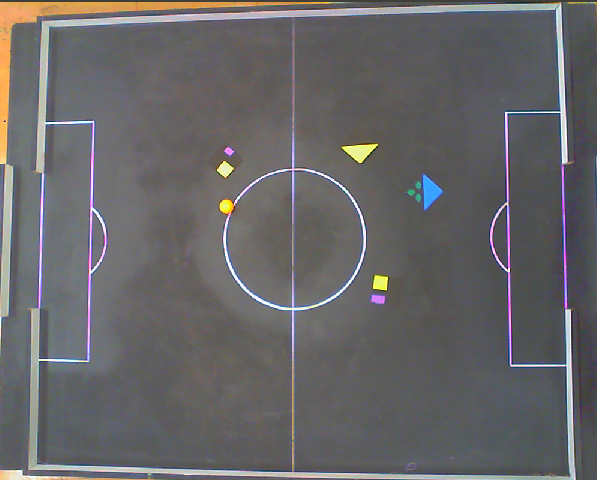
//> input picture Imagens/campo_bonito_2.png, 597 x 480 px
$ ./transform   (built with g++ and OpenCV 4)
//> lines starting //> are read from the running program, lines starting //| are printed output that depends on the picture; after the words box and inside, x2 and y2 are one past the last pixel; in counts of white or black regions, pixels touching at a corner belong together
#include <opencv2/core/core.hpp>
#include <opencv2/imgproc.hpp>
#include <opencv2/opencv.hpp>
#include <opencv2/highgui/highgui.hpp>
#include <iostream>
#include <unistd.h>

using namespace cv;
using namespace std;

int sq(int x) { return x*x; }

//Input and Output Image;
Mat input, output;

void find_border(Point2f &p, int x, int y, int dx, int dy, const Mat &img)
{
    while(!img.at<uchar>(y,x) )
    {
    circle(input, Point(x,y), 1, (0,255,0), -1);
        printf("%d %d\n", x, y);
        x += dx, y += dy;
        if(x < 0 || x >= img.cols || y < 0 || y >= img.rows)
        {
            x = max(x, 0);
            x = min(x, img.cols - 1);

            y = max(y, 0);
            y = min(y, img.rows - 1);

            dx *= -1, dy *= -1;
        }
    }
    printf("%d\n", (int) img.at<uchar>(y,x));
    p = Point2f(x, y);
}

int main( )
{
    // Input Quadilateral or Image plane coordinates
    int threshold = 100;
    int thresholdProp = 1;
    int apertureSize = 1;
    int L2gradient = true;

    Point2f inputQuad[4];
    // Output Quadilateral or World plane coordinates
    Point2f outputQuad[4];

    // Lambda Matrix
    Mat lambda( 2, 4, CV_32FC1 );

    //Load the image
    input = imread( "Imagens/campo_bonito_2.png", 1 );
//> input is the input picture: 480 rows x 597 cols, CV_8UC3; mean B, G, R 103.6, 102, 103.1
    // Set the lambda matrix the same type and size as input
    lambda = Mat::zeros( input.rows, input.cols, input.type() );


    Mat imagem_hsv = Mat::zeros(input.size(), CV_8UC3);
    cvtColor(input, imagem_hsv, COLOR_BGR2HSV);
//> imagem_hsv: 480 rows x 597 cols, CV_8UC3; mean H, S, V 82.8, 27.3, 109.8

    vector<Mat> channelHSV;
    split(imagem_hsv, channelHSV);
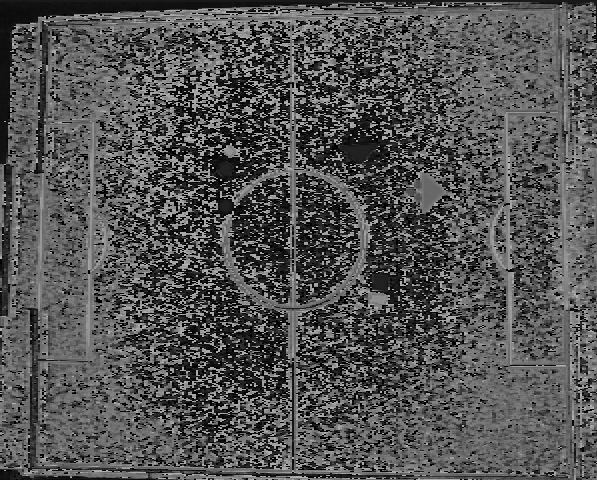
//> channelHSV[0]: 480 rows x 597 cols, CV_8UC1; min 0, max 179, mean 82.8
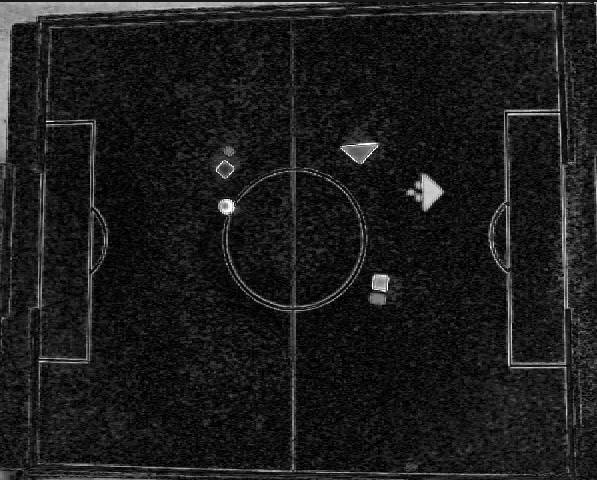
//> channelHSV[1]: 480 rows x 597 cols, CV_8UC1; min 0, max 255, mean 27.3


    Mat imagemBranco;
    inRange(imagem_hsv, Scalar(0, 0, 150), Scalar(255, 50, 230), imagemBranco);    //Display input and output
//> imagemBranco: 480 rows x 597 cols, CV_8UC1; 3.6% white; 191 white regions (184 under 20 px), largest, box (x1, y1, x2, y2) and area: (36, 4, 568, 173) 4477, (28, 308, 576, 480) 3890, (0, 163, 13, 317) 1212


  /// Apply the erosion operation
  int erosion_size = 1;
  erode( imagemBranco, imagemBranco, getStructuringElement( MORPH_ELLIPSE,
                                       Size( 2*erosion_size + 1, 2*erosion_size+1 ),
                                       Point( erosion_size, erosion_size ) ) );
  erosion_size = 2;
  dilate( imagemBranco, imagemBranco, getStructuringElement( MORPH_RECT,
                                       Size( 2*erosion_size + 1, 2*erosion_size+1 ),
                                       Point( erosion_size, erosion_size ) ) );
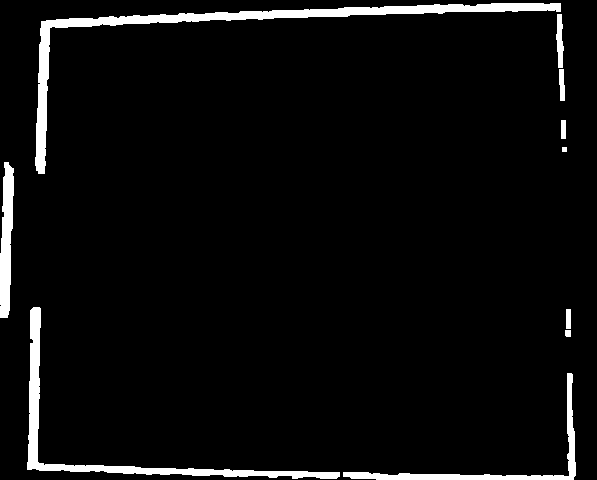
//> imagemBranco: 480 rows x 597 cols, CV_8UC1; 4.7% white; 10 white regions, largest, box (x1, y1, x2, y2) and area: (35, 3, 561, 174) 5673, (27, 307, 340, 479) 3594, (343, 373, 576, 480) 1913


    // The 4 points that select quadilateral on the input , from top-left in clockwise order
    // These four pts are the sides of the rect box used as input

    find_border(inputQuad[0], 0, 0, -1, 1, imagemBranco);
//> the loop in find_border, `while(!img.at<uchar>(y,x) )` made 1974 passes
//> (x, y, dx, dy) on passes 3, 6, 10, 15, 21, 28, 36, 45, 55, 66, 78, 91: (2, 0, -1, 1), (0, 3, 1, -1), (4, 0, -1, 1), (0, 5, 1, -1), (6, 0, -1, 1), (0, 7, 1, -1), (8, 0, -1, 1), (0, 9, 1, -1), (10, 0, -1, 1), (0, 11, 1, -1), (12, 0, -1, 1), (0, 13, 1, -1)
//> (dx, dy) on pass 1: (1, -1)
//| 0 0
//| 0 1
//| 1 0
//| 2 0
//| 1 1
//| 0 2
//| 0 3
//| 1 2
//> (output is shown up to pass 8 of 1974)
//> after the loop in find_border, `while(!img.at<uchar>(y,x) )`:
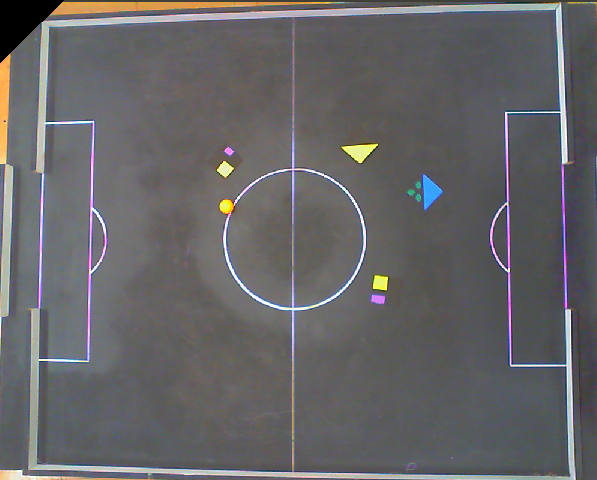
//> input: 480 rows x 597 cols, CV_8UC3; 0.71% of pixels changed, all inside (x1, y1, x2, y2) = (0, 0, 64, 63)
//> after the loop in find_border, `while(!img.at<uchar>(y,x) )`: x = 41; y = 21; dx = -1; dy = 1
//| 255
//> in find_border, `p = Point2f(x, y);`: p = Point(41, 21)
//> inputQuad = 4 Points (x, y): [41, 21], [0, 0], [0, 0], [0, 0]
    find_border(inputQuad[1], input.cols - 1, 0, 1, 1, imagemBranco);
//> the loop in find_border (call 2), `while(!img.at<uchar>(y,x) )` made 816 passes
//> (x, y, dx, dy) on passes 3, 6, 10, 15, 21, 28, 36, 45, 55, 66, 78, 91: (594, 0, 1, 1), (596, 3, -1, -1), (592, 0, 1, 1), (596, 5, -1, -1), (590, 0, 1, 1), (596, 7, -1, -1), (588, 0, 1, 1), (596, 9, -1, -1), (586, 0, 1, 1), (596, 11, -1, -1), (584, 0, 1, 1), (596, 13, -1, -1)
//> (dx, dy) on pass 1: (-1, -1)
//| 596 0
//| 596 1
//| 595 0
//| 594 0
//| 595 1
//| 596 2
//| 596 3
//| 595 2
//> (output is shown up to pass 8 of 816)
//> after the loop in find_border (call 2), `while(!img.at<uchar>(y,x) )`: input: 480 rows x 597 cols, CV_8UC3; 0.3% of pixels changed, all inside (x1, y1, x2, y2) = (557, 0, 597, 41)
//| 255
    find_border(inputQuad[2], input.cols - 1, input.rows - 1, 1, -1, imagemBranco);
//> call 3 of find_border, with x = 596, y = 479, dx = 1, dy = -1
//> the loop in find_border (call 3), `while(!img.at<uchar>(y,x) )` made 299 passes
//| 596 479
//| 596 478
//| 595 479
//| 594 479
//| 595 478
//| 596 477
//| 596 476
//| 595 477
//> (output is shown up to pass 8 of 299)
//> after the loop in find_border (call 3), `while(!img.at<uchar>(y,x) )`:
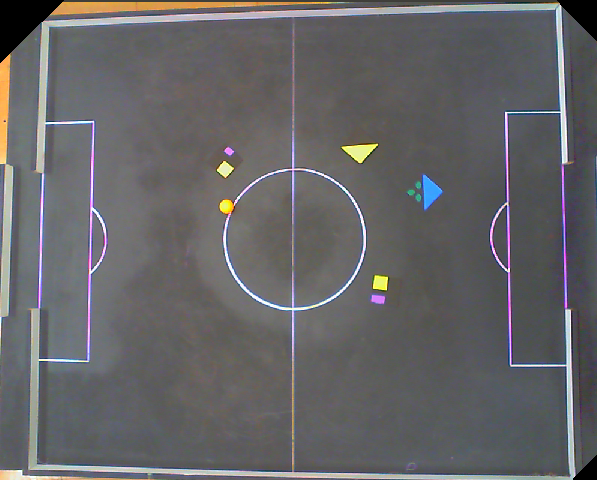
//> input: 480 rows x 597 cols, CV_8UC3; mean B, G, R 102.5, 100.6, 101.3
//| 255
    find_border(inputQuad[3], 0, input.rows - 1, 1, 1, imagemBranco);
//> call 4 of find_border, with x = 0, y = 479, dx = 1, dy = 1
//> the loop in find_border (call 4), `while(!img.at<uchar>(y,x) )` made 713 passes
//| 0 479
//| 1 479
//| 0 478
//| 0 477
//| 1 478
//| 2 479
//| 3 479
//| 2 478
//> (output is shown up to pass 8 of 713)
//> after the loop in find_border (call 4), `while(!img.at<uchar>(y,x) )`:
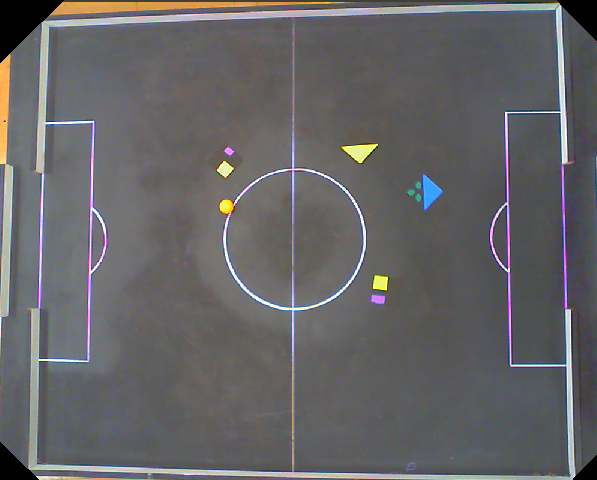
//> input: 480 rows x 597 cols, CV_8UC3; 0.26% of pixels changed, all inside (x1, y1, x2, y2) = (0, 442, 39, 480)
//| 255

    circle(input,inputQuad[0], 5, (0,0,255), -1);
//> input: 480 rows x 597 cols, CV_8UC3; 81 pixels changed, all inside (x1, y1, x2, y2) = (36, 16, 47, 27)
    circle(input,inputQuad[1], 5, (0,0,255), -1);
//> input: 480 rows x 597 cols, CV_8UC3; mean B, G, R 102.3, 100.1, 100.9
    circle(input,inputQuad[2], 5, (0,0,255), -1);
//> input: 480 rows x 597 cols, CV_8UC3; mean B, G, R 102.3, 100.1, 100.9
    circle(input,inputQuad[3], 5, (0,0,255), -1);
//> input: 480 rows x 597 cols, CV_8UC3; mean B, G, R 102.3, 100.1, 100.9

// [6 lines of commented-out code are left out]
    outputQuad[0] = Point2f( 0,0 );
    outputQuad[1] = Point2f( input.cols-1,0);
    outputQuad[2] = Point2f( input.cols-1,input.rows-1);
    outputQuad[3] = Point2f( 0,input.rows-1  );

    // Get the Perspective Transform Matrix i.e. lambda
    lambda = getPerspectiveTransform( inputQuad, outputQuad );
    // Apply the Perspective Transform just found to the src image
    warpPerspective(input,output,lambda,output.size() );
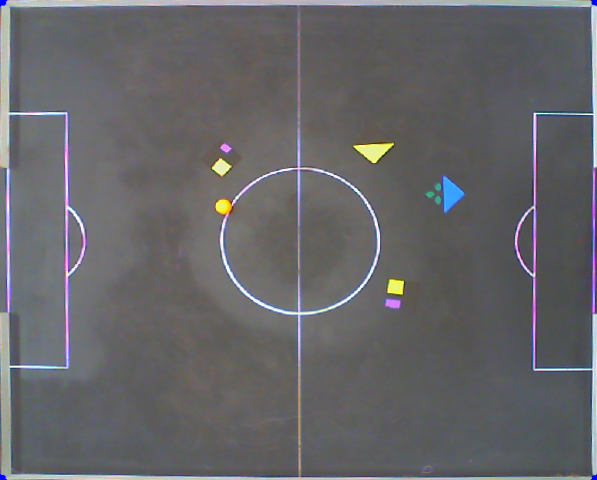
//> output: 480 rows x 597 cols, CV_8UC3; mean B, G, R 104.2, 101.4, 101.8

    imshow("White",imagemBranco);
    imshow("Input",input);
    imshow("Output", output);

    waitKey(0);
    return 0;
}

$ run again, with Imagens/campo_bonito_1.png copied over Imagens/campo_bonito_2.png
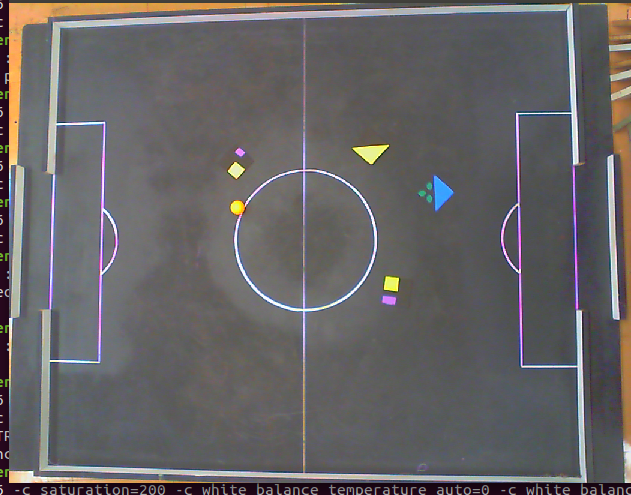
//> input picture Imagens/campo_bonito_1.png, 631 x 495 px
//> input is the input picture: 495 rows x 631 cols, CV_8UC3; mean B, G, R 101, 99.9, 102.5
//> imagem_hsv: 495 rows x 631 cols, CV_8UC3; mean H, S, V 83.6, 35.5, 109.2
//> `dilate( imagemBranco, imagemBranco, getStructuringElement( MORPH_RECT,..`:
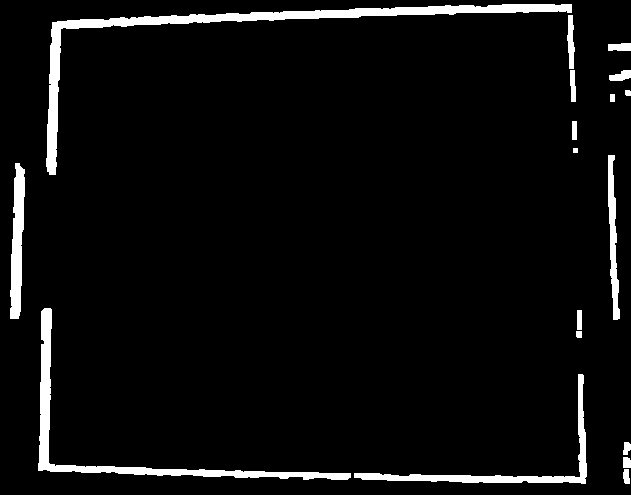
//> imagemBranco: 495 rows x 631 cols, CV_8UC1; 4.9% white; 18 white regions, largest, box (x1, y1, x2, y2) and area: (46, 4, 572, 175) 5673, (38, 308, 351, 480) 3594, (354, 374, 587, 484) 2167
//> the loop in find_border, `while(!img.at<uchar>(y,x) )` made 2797 passes
//> (x, y, dx, dy) on passes 3, 6, 10, 15, 21, 28, 36, 45: (2, 0, -1, 1), (0, 3, 1, -1), (4, 0, -1, 1), (0, 5, 1, -1), (6, 0, -1, 1), (0, 7, 1, -1), (8, 0, -1, 1), (0, 9, 1, -1)
//> (printed output is left out)
//> after the loop in find_border, `while(!img.at<uchar>(y,x) )`: x = 52; y = 22; dx = -1; dy = 1
//| 255
//> p = Point(52, 22)
//> inputQuad = 4 Points (x, y): [52, 22], [0, 0], [0, 0], [0, 0]
//> the loop in find_border (call 2), `while(!img.at<uchar>(y,x) )` made 946 passes
//> (x, y, dx, dy) on passes 3, 6, 10, 15, 21, 28, 36, 45: (628, 0, 1, 1), (630, 3, -1, -1), (626, 0, 1, 1), (630, 5, -1, -1), (624, 0, 1, 1), (630, 7, -1, -1), (622, 0, 1, 1), (630, 9, -1, -1)
//> (printed output is left out)
//| 255
//| 255
//| 255
//> `warpPerspective(input,output,lambda,output.size() );`:
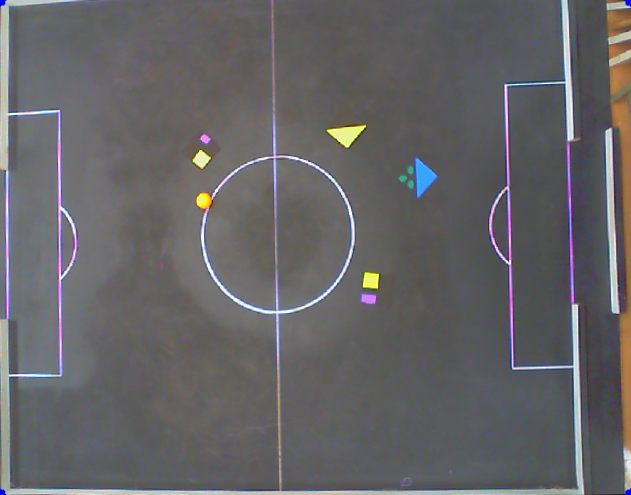
//> output: 495 rows x 631 cols, CV_8UC3; mean B, G, R 101.8, 99.7, 100.7

$ run again, with Imagens/campo_transformado.png copied over Imagens/campo_bonito_2.png
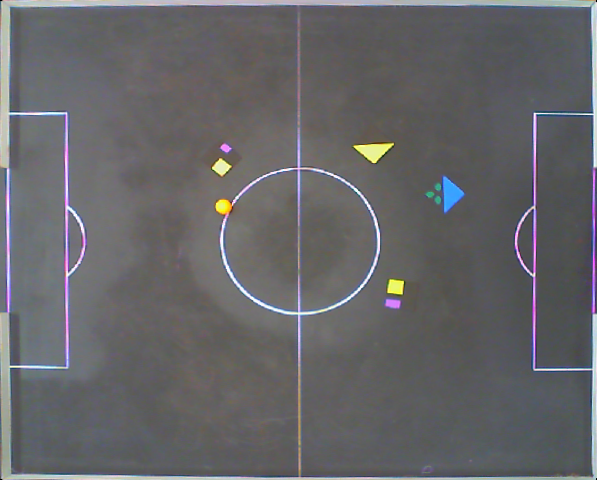
//> input picture Imagens/campo_transformado.png, 597 x 480 px
//> input is the input picture: 480 rows x 597 cols, CV_8UC3; mean B, G, R 104.1, 101.5, 101.8
//> imagem_hsv: 480 rows x 597 cols, CV_8UC3; mean H, S, V 85.7, 22.6, 107.9
//> `split(imagem_hsv, channelHSV);`:
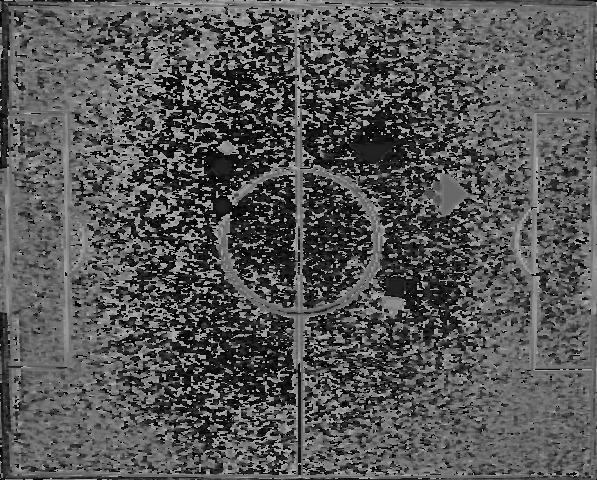
//> channelHSV[0]: 480 rows x 597 cols, CV_8UC1; min 0, max 179, mean 85.7
//> `dilate( imagemBranco, imagemBranco, getStructuringElement( MORPH_RECT,..`:
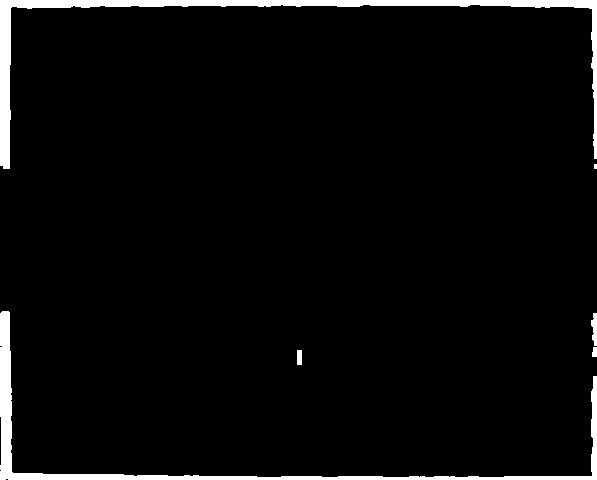
//> imagemBranco: 480 rows x 597 cols, CV_8UC1; 4% white; 6 white regions (1 under 20 px), largest, box (x1, y1, x2, y2) and area: (0, 0, 597, 169) 6265, (0, 311, 597, 480) 4896, (591, 313, 597, 346) 143, (297, 350, 302, 365) 75, (592, 347, 597, 357) 45
//> after the loop in find_border, `while(!img.at<uchar>(y,x) )`: x = 0; dx = -1; dy = 1
//| 255
//> p = Point(0, 0)
//> `find_border(inputQuad[0], 0, 0, -1, 1, imagemBranco);`: inputQuad = 4 Points (x, y): [0, 0], [0, 0], [0, 0], [0, 0]
//| 255
//> `find_border(inputQuad[1], input.cols - 1, 0, 1, 1, imagemBranco);`: inputQuad = 4 Points (x, y): [0, 0], [596, 0], [0, 0], [0, 0]
//| 255
//> `find_border(inputQuad[2], input.cols - 1, input.rows - 1, 1, -1, image..`: inputQuad = 4 Points (x, y): [0, 0], [596, 0], [596, 479], [0, 0]
//| 255
//> `find_border(inputQuad[3], 0, input.rows - 1, 1, 1, imagemBranco);`: inputQuad = 4 Points (x, y): [0, 0], [596, 0], [596, 479], [0, 479]
//> lambda = [[1, 0, 0], [0, 1, 0], [1.99e-19, 0, 1]]
